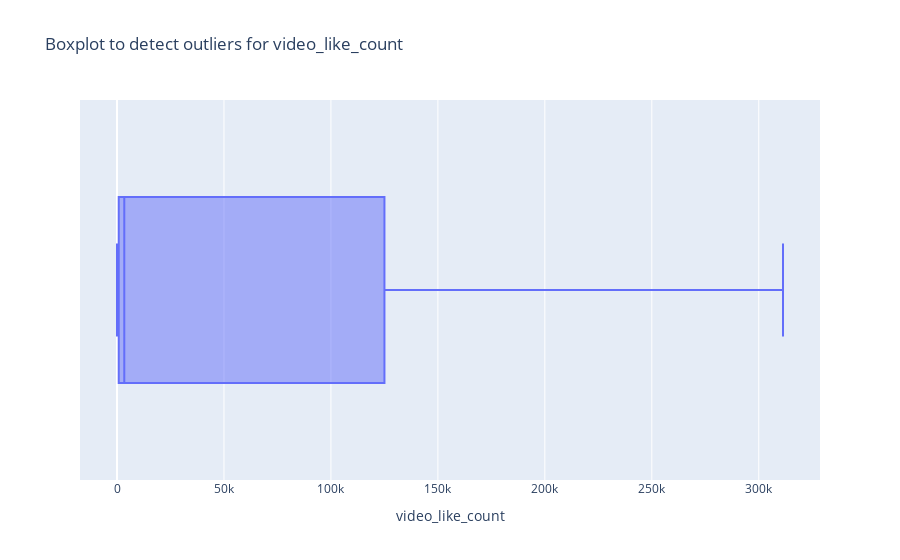

Here is the notebook cell this chart was saved with:
### Code cell
# Create the box plot after reassigning 
fig = px.box(tiktok_df, 
             x='video_like_count', 
             title='Boxplot to detect outliers for video_like_count')

# Show the plot
fig.show()

### Figure 1 — Plotly figure (JSON) as saved in the notebook; plotly's stock layout.template omitted (floating-point values rounded to 4 significant figures; data arrays with more than 128 entries replaced by an {"elided": "..."} marker saying what was removed)
{"data": [{"alignmentgroup": "True", "hovertemplate": "video_like_count=%{x}<extra></extra>", "legendgroup": "", "marker": {"color": "#636efa"}, "name": "", "notched": false, "offsetgroup": "", "orientation": "h", "showlegend": false, "type": "box", "x": {"elided": "19084 float values"}, "x0": " ", "xaxis": "x", "y0": " ", "yaxis": "y"}], "layout": {"boxmode": "group", "legend": {"tracegroupgap": 0}, "title": {"text": "Boxplot to detect outliers for video_like_count"}, "xaxis": {"anchor": "y", "domain": [0, 1], "title": {"text": "video_like_count"}}, "yaxis": {"anchor": "x", "domain": [0, 1]}}}
